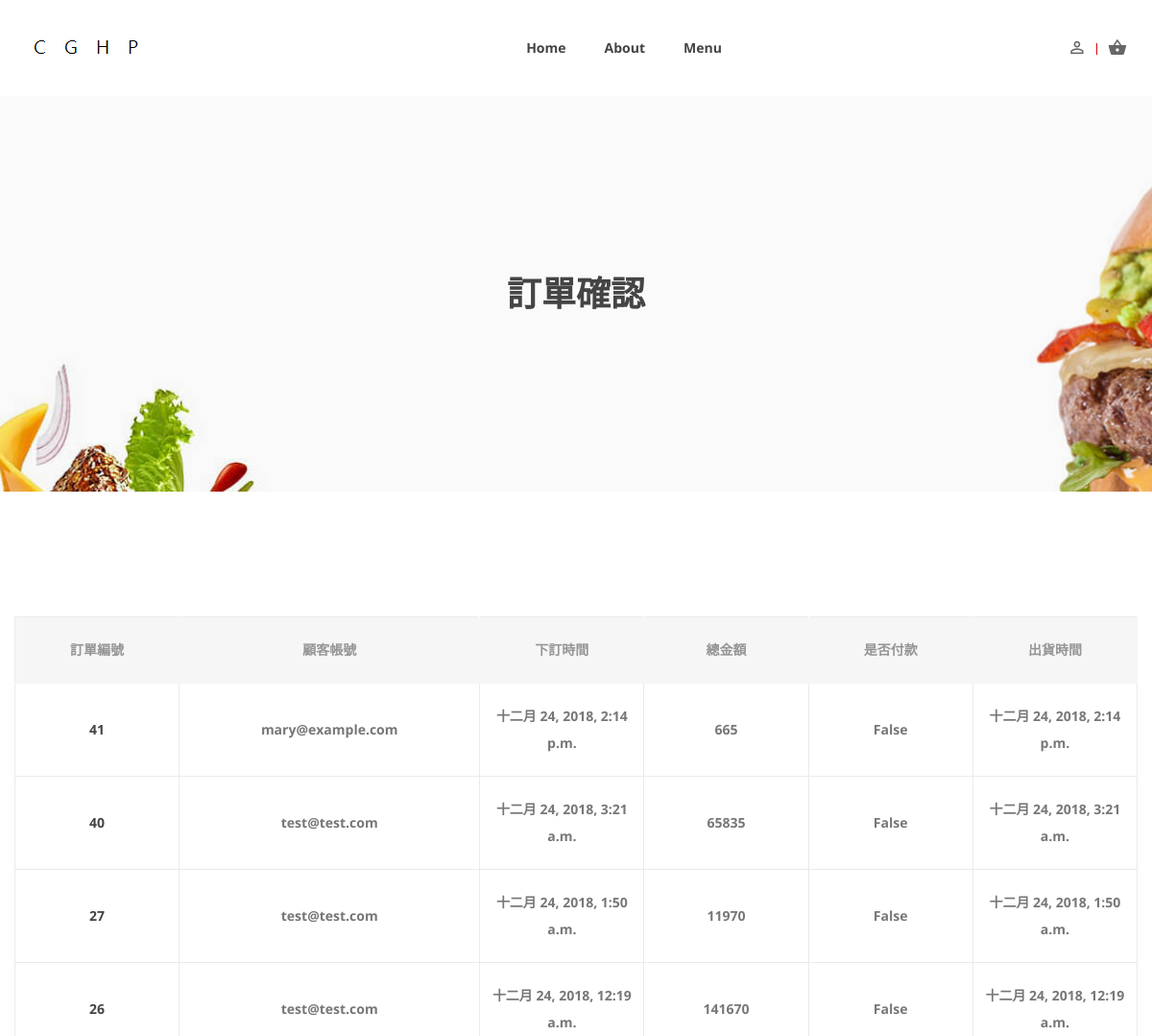
Page /checkorder/ (upper part) on the earlier database version.
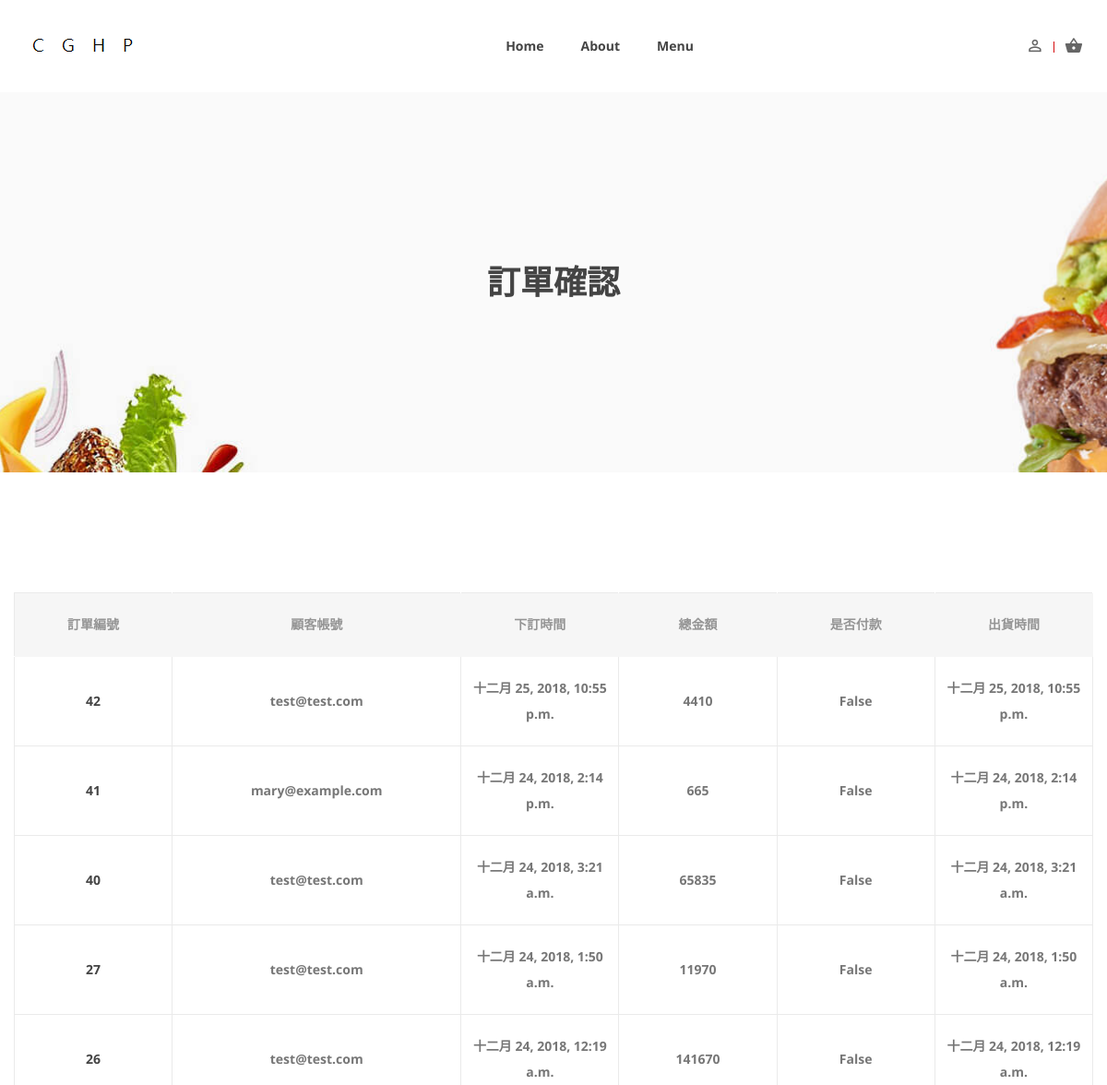
Same page on the later database version.
### SOS/models.py (models this page shows, shortened)
class Order(models.Model):
    order_no = models.AutoField(
        verbose_name='訂單編號', null=False, primary_key=True)
    member_id = models.ForeignKey(
        Member, verbose_name='會員編號', on_delete=models.CASCADE, null=False) # 哪一個 會員 產生的訂單
    ordered_date = models.DateTimeField(
        verbose_name='訂單產生時間', auto_now_add=True, null=False)
    updated = models.DateTimeField(auto_now=True)
    paid = models.BooleanField(default=False) # 若為 true 代表 尚未出貨
    shipped_date = models.DateTimeField(
        verbose_name='實際出貨時間', default=timezone.now)
    isFreeShipping = models.BooleanField(default=False, verbose_name='是否免運', editable=False)
    discountRate = models.DecimalField(
        max_digits=3, decimal_places=2, default=1, null=False, verbose_name='折扣',editable=False)
    class Meta:
        ordering = ['-ordered_date',]
    def get_total_cost(self):
        return sum(item.get_cost() for item in self.items.all())

class OrderItem(models.Model):
    order = models.ForeignKey(Order, related_name='items', on_delete=models.CASCADE)
    pizza = models.ForeignKey(Pizza, related_name='order_items', on_delete=models.CASCADE)
    price = models.DecimalField(max_digits=10, decimal_places=0)
    quantity = models.PositiveIntegerField(default=1)
    def get_cost(self):
        return self.price * self.quantity

### MCS/models.py (models this page shows, shortened)
class Member(models.Model):
    user_id = models.OneToOneField(
        CustomUser, verbose_name='會員的使用者編號', on_delete=models.CASCADE, null=False, related_name='Member')
    member_id = models.UUIDField(
        verbose_name='會員編號', null=False, primary_key=True,
        default=uuid.uuid4, editable=False)
    def __str__(self):
        return self.user_id.email

class CustomUser(AbstractUser):
    GENDER_FEMALE = 'F'
    GENDER_MALE = 'M'
    GENDER_IN_USER_CHOICES = ((GENDER_FEMALE, '女'), (GENDER_MALE, '男'),)
    id_TW = models.CharField(
        verbose_name='在台灣的身分證號碼', max_length=10, null=False, unique=True,
        validators=[RegexValidator(r'^[A-Z]{1}[1-2]{1}[0-9]{8}$')])
    phone_number = models.CharField(
        verbose_name='使用者電話號碼', max_length=15, null=False, default='',
        validators=[RegexValidator(r'^[0-9+()-]+$')])
    address = models.CharField(
        verbose_name='使用者住址', max_length=80, null=False, default='')
    age = models.PositiveIntegerField(
        verbose_name='使用者年齡', blank=True, default=0)
    gender = models.CharField(
        verbose_name='使用者性別', max_length=1, choices=GENDER_IN_USER_CHOICES, null=False, default=GENDER_MALE)
    discount = models.DecimalField(
        verbose_name='使用者折扣', max_digits=3, decimal_places=2, null=False, default=1.00,
        validators=[MinValueValidator(0, '0<=使用者折扣<=1'), MaxValueValidator(1, '0<=使用者折扣<=1')])
    username = None
    email = models.EmailField(_('email address'), primary_key=True)
    last_name = models.CharField(verbose_name='姓', max_length=4, null=False, default='')
    first_name = models.CharField(verbose_name='名', max_length=8, null=False, default='')
    USERNAME_FIELD = 'email'
    REQUIRED_FIELDS = []
    objects = CustomUserManager()

### FSMS/views.py (the view)
# urls.py: path('', check_order, name='check_order'),
def check_order(request):
    total_order = Order.objects.all()
    total_orderitem = OrderItem.objects.all()
    return render(request, 'checkorder_detail.html', locals())

### SCS/context_processors.py (called while the page is built)
def cart(request):
    return {'cart': Cart(request)}

### templates/checkorder_detail.html (shortened to what this page needs)
{% extends 'base.html' %}
{% load static %}
{% load starsCount %}
{% block content %}
<div class="ht__bradcaump__area bg-image--18">
    <div class="ht__bradcaump__wrap d-flex align-items-center">
        <div class="container">
            <div class="row">
                <div class="col-lg-12 col-md-12 col-sm-12">
                    <div class="bradcaump__inner text-center">
                        <h2 class="bradcaump-title">訂單確認</h2>
                    </div>
                </div>
            </div>
        </div>
    </div>
</div>
<div class="cart-main-area section-padding--lg bg--white">
    <div class="container">
        <div class="row">
            <div class="col-md-12 col-sm-12 ol-lg-12">
                <div class="table-content table-responsive">
                    <table class='cart'>
                        <thead>
                            <tr class="title-top">
                                <th class="product-subtotal">訂單編號</th>
                                <th class="product-subtotal">顧客帳號</th>
                                <th class="product-subtotal">下訂時間</th>
                                <th class="product-subtotal">總金額</th>
                                <th class="product-subtotal">是否付款</th>
                                <th class="product-subtotal">出貨時間</th>
                            </tr>
                        </thead>
                        <tbody>
                            {% for order in total_order %}
                            <tr>
                                <td class="product-subtotal"><a href="{% url 'order_detail' order.order_no %}">
                                        {{ order.order_no }}</a></td>
                                <td class="product-subtotal">{{ order.member_id }}</td>
                                <td class="product-subtotal">{{ order.ordered_date }}</td>
                                <td class="product-subtotal">{{ order.get_total_cost }}</td>
                                <td class="product-subtotal">{{ order.paid }}</td>
                                <td class="product-subtotal">{{ order.shipped_date }}</td>
                            </tr>
                            {% empty %}
                            <h2>目前沒有訂單！</h2>
                            {% endfor %}
                        </tbody>
                    </table>
                </div>
            </div>
        </div>
    </div>
</div>
{% endblock %}

Differences in the rows shown:
added Order: order_no "42", member_id "test@test.com", ordered_date "十二月 25, 2018, 10:55 p.m.", get_total_cost "4410", paid "False", shipped_date "十二月 25, 2018, 10:55 p.m."
